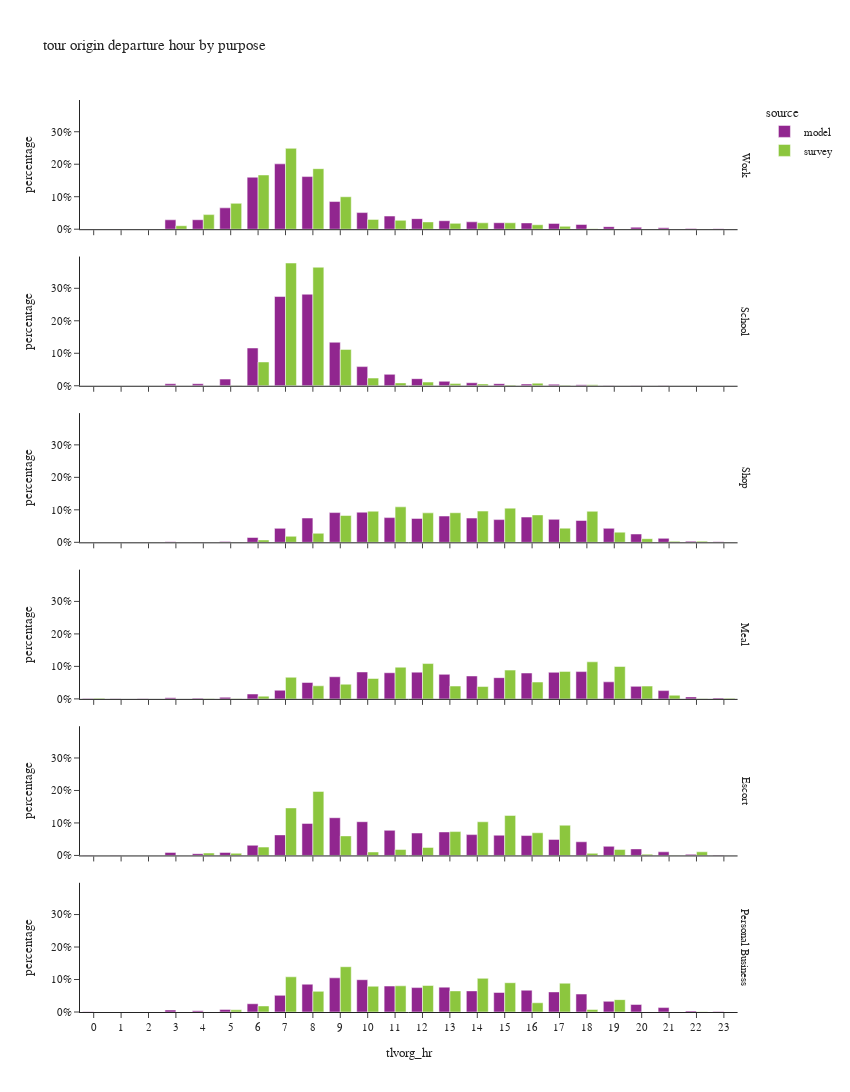

The cell this chart's notebook holds for it:
### Code cell
df_plot = df_tour.groupby(['tlvorg_hr','pdpurp_label','source'])['toexpfac'].agg(sample_count='size', toexpfac='sum').reset_index()
df_plot['percentage'] = df_plot.groupby(['pdpurp_label','source'], group_keys=False)['toexpfac']. \
    apply(lambda x: x / float(x.sum()))

fig = px.bar(df_plot.sort_values(['source','pdpurp_label']),
             x="tlvorg_hr", y="percentage", color="source",barmode="group",
             facet_row='pdpurp_label',
             hover_data=['toexpfac','sample_count'],
             title="tour origin departure hour by purpose")
fig.update_layout(height=1500, width=850)
fig.for_each_annotation(lambda a: a.update(text = a.text.split("=")[-1]))
fig.for_each_xaxis(lambda a: a.update(dict(dtick = 1, categoryorder='category ascending')))
fig.for_each_yaxis(lambda a: a.update(dict(tickformat=".0%")))
fig.show()

### Figure 1 — Plotly figure (JSON) as saved in the notebook; plotly's stock layout.template omitted (floating-point values rounded to 4 significant figures)
{"data": [{"alignmentgroup": "True", "customdata": [[1412.0, 1412.0], [878.0, 878.0], [308.0, 308.0], [45060.0, 45060.0], [45410.0, 45410.0], [102500.0, 102500.0], [249500.0, 249500.0], [313700.0, 313700.0], [252600.0, 252600.0], [132800.0, 132800.0], [79730.0, 79730.0], [63140.0, 63140.0], [50700.0, 50700.0], [40690.0, 40690.0], [35420.0, 35420.0], [31100.0, 31100.0], [30180.0, 30180.0], [27930.0, 27930.0], [22740.0, 22740.0], [12280.0, 12280.0], [9779.0, 9779.0], [6563.0, 6563.0], [2964.0, 2964.0], [2192.0, 2192.0]], "hovertemplate": "source=model<br>pdpurp_label=Work<br>tlvorg_hr=%{x}<br>percentage=%{y}<br>toexpfac=%{customdata[0]}<br>sample_count=%{customdata[1]}<extra></extra>", "legendgroup": "model", "marker": {"color": "#91268F", "pattern": {"shape": ""}}, "name": "model", "offsetgroup": "model", "orientation": "v", "showlegend": true, "textposition": "auto", "type": "bar", "x": [0, 1, 2, 3, 4, 5, 6, 7, 8, 9, 10, 11, 12, 13, 14, 15, 16, 17, 18, 19, 20, 21, 22, 23], "xaxis": "x6", "y": [0.0009054, 0.000563, 0.0001975, 0.0289, 0.02912, 0.06571, 0.16, 0.2012, 0.162, 0.08514, 0.05113, 0.04048, 0.03251, 0.02609, 0.02271, 0.01994, 0.01935, 0.01791, 0.01458, 0.007872, 0.00627, 0.004208, 0.001901, 0.001406], "yaxis": "y6"}, {"alignmentgroup": "True", "customdata": [[0.0, 0.0], [0.0, 0.0], [0.0, 0.0], [3398.0, 3398.0], [3487.0, 3487.0], [11540.0, 11540.0], [65520.0, 65520.0], [154800.0, 154800.0], [158800.0, 158800.0], [75490.0, 75490.0], [33200.0, 33200.0], [19790.0, 19790.0], [12310.0, 12310.0], [7732.0, 7732.0], [5229.0, 5229.0], [3580.0, 3580.0], [2931.0, 2931.0], [2556.0, 2556.0], [1905.0, 1905.0], [565.0, 565.0], [464.0, 464.0], [288.0, 288.0], [0.0, 0.0], [2.0, 2.0]], "hovertemplate": "source=model<br>pdpurp_label=School<br>tlvorg_hr=%{x}<br>percentage=%{y}<br>toexpfac=%{customdata[0]}<br>sample_count=%{customdata[1]}<extra></extra>", "legendgroup": "model", "marker": {"color": "#91268F", "pattern": {"shape": ""}}, "name": "model", "offsetgroup": "model", "orientation": "v", "showlegend": false, "textposition": "auto", "type": "bar", "x": [0, 1, 2, 3, 4, 5, 6, 7, 8, 9, 10, 11, 12, 13, 14, 15, 16, 17, 18, 19, 20, 21, 22, 23], "xaxis": "x5", "y": [0.0, 0.0, 0.0, 0.00603, 0.006187, 0.02048, 0.1163, 0.2747, 0.2817, 0.1339, 0.05892, 0.03512, 0.02184, 0.01372, 0.009279, 0.006353, 0.005201, 0.004535, 0.00338, 0.001003, 0.0008233, 0.000511, 0.0, 3.549e-06], "yaxis": "y5"}, {"alignmentgroup": "True", "customdata": [[327.0, 327.0], [255.0, 255.0], [115.0, 115.0], [1226.0, 1226.0], [900.0, 900.0], [2103.0, 2103.0], [10940.0, 10940.0], [31750.0, 31750.0], [55240.0, 55240.0], [67620.0, 67620.0], [68520.0, 68520.0], [56190.0, 56190.0], [54380.0, 54380.0], [59790.0, 59790.0], [55170.0, 55170.0], [51680.0, 51680.0], [57480.0, 57480.0], [52260.0, 52260.0], [49670.0, 49670.0], [31820.0, 31820.0], [18910.0, 18910.0], [9040.0, 9040.0], [2480.0, 2480.0], [1167.0, 1167.0]], "hovertemplate": "source=model<br>pdpurp_label=Shop<br>tlvorg_hr=%{x}<br>percentage=%{y}<br>toexpfac=%{customdata[0]}<br>sample_count=%{customdata[1]}<extra></extra>", "legendgroup": "model", "marker": {"color": "#91268F", "pattern": {"shape": ""}}, "name": "model", "offsetgroup": "model", "orientation": "v", "showlegend": false, "textposition": "auto", "type": "bar", "x": [0, 1, 2, 3, 4, 5, 6, 7, 8, 9, 10, 11, 12, 13, 14, 15, 16, 17, 18, 19, 20, 21, 22, 23], "xaxis": "x4", "y": [0.0004425, 0.000345, 0.0001556, 0.001659, 0.001218, 0.002846, 0.01481, 0.04297, 0.07475, 0.0915, 0.09272, 0.07603, 0.07358, 0.08091, 0.07466, 0.06992, 0.07777, 0.07071, 0.06721, 0.04305, 0.02559, 0.01223, 0.003356, 0.001579], "yaxis": "y4"}, {"alignmentgroup": "True", "customdata": [[391.0, 391.0], [283.0, 283.0], [95.0, 95.0], [1244.0, 1244.0], [839.0, 839.0], [1868.0, 1868.0], [5720.0, 5720.0], [10130.0, 10130.0], [19240.0, 19240.0], [25960.0, 25960.0], [31580.0, 31580.0], [30660.0, 30660.0], [31380.0, 31380.0], [28770.0, 28770.0], [26880.0, 26880.0], [24900.0, 24900.0], [30320.0, 30320.0], [31170.0, 31170.0], [32000.0, 32000.0], [20000.0, 20000.0], [14680.0, 14680.0], [9703.0, 9703.0], [2340.0, 2340.0], [973.0, 973.0]], "hovertemplate": "source=model<br>pdpurp_label=Meal<br>tlvorg_hr=%{x}<br>percentage=%{y}<br>toexpfac=%{customdata[0]}<br>sample_count=%{customdata[1]}<extra></extra>", "legendgroup": "model", "marker": {"color": "#91268F", "pattern": {"shape": ""}}, "name": "model", "offsetgroup": "model", "orientation": "v", "showlegend": false, "textposition": "auto", "type": "bar", "x": [0, 1, 2, 3, 4, 5, 6, 7, 8, 9, 10, 11, 12, 13, 14, 15, 16, 17, 18, 19, 20, 21, 22, 23], "xaxis": "x3", "y": [0.001026, 0.0007425, 0.0002493, 0.003264, 0.002201, 0.004901, 0.01501, 0.02658, 0.05047, 0.06812, 0.08286, 0.08045, 0.08232, 0.07549, 0.07053, 0.06533, 0.07956, 0.08177, 0.08397, 0.05247, 0.03852, 0.02546, 0.00614, 0.002553], "yaxis": "y3"}, {"alignmentgroup": "True", "customdata": [[238.0, 238.0], [201.0, 201.0], [120.0, 120.0], [5980.0, 5980.0], [3410.0, 3410.0], [5884.0, 5884.0], [19850.0, 19850.0], [40160.0, 40160.0], [62620.0, 62620.0], [73700.0, 73700.0], [65920.0, 65920.0], [49050.0, 49050.0], [43820.0, 43820.0], [45900.0, 45900.0], [40720.0, 40720.0], [39540.0, 39540.0], [38870.0, 38870.0], [31380.0, 31380.0], [26710.0, 26710.0], [17790.0, 17790.0], [12830.0, 12830.0], [7073.0, 7073.0], [2089.0, 2089.0], [1064.0, 1064.0]], "hovertemplate": "source=model<br>pdpurp_label=Escort<br>tlvorg_hr=%{x}<br>percentage=%{y}<br>toexpfac=%{customdata[0]}<br>sample_count=%{customdata[1]}<extra></extra>", "legendgroup": "model", "marker": {"color": "#91268F", "pattern": {"shape": ""}}, "name": "model", "offsetgroup": "model", "orientation": "v", "showlegend": false, "textposition": "auto", "type": "bar", "x": [0, 1, 2, 3, 4, 5, 6, 7, 8, 9, 10, 11, 12, 13, 14, 15, 16, 17, 18, 19, 20, 21, 22, 23], "xaxis": "x2", "y": [0.0003749, 0.0003166, 0.000189, 0.009419, 0.005371, 0.009267, 0.03127, 0.06325, 0.09863, 0.1161, 0.1038, 0.07726, 0.06902, 0.0723, 0.06413, 0.06227, 0.06122, 0.04942, 0.04207, 0.02802, 0.0202, 0.01114, 0.00329, 0.001676], "yaxis": "y2"}, {"alignmentgroup": "True", "customdata": [[176.0, 176.0], [133.0, 133.0], [48.0, 48.0], [2469.0, 2469.0], [1436.0, 1436.0], [3191.0, 3191.0], [10200.0, 10200.0], [20570.0, 20570.0], [34390.0, 34390.0], [42270.0, 42270.0], [39940.0, 39940.0], [32090.0, 32090.0], [30180.0, 30180.0], [30750.0, 30750.0], [26110.0, 26110.0], [24150.0, 24150.0], [26950.0, 26950.0], [24850.0, 24850.0], [22200.0, 22200.0], [13190.0, 13190.0], [9321.0, 9321.0], [5471.0, 5471.0], [1212.0, 1212.0], [535.0, 535.0]], "hovertemplate": "source=model<br>pdpurp_label=Personal Business<br>tlvorg_hr=%{x}<br>percentage=%{y}<br>toexpfac=%{customdata[0]}<br>sample_count=%{customdata[1]}<extra></extra>", "legendgroup": "model", "marker": {"color": "#91268F", "pattern": {"shape": ""}}, "name": "model", "offsetgroup": "model", "orientation": "v", "showlegend": false, "textposition": "auto", "type": "bar", "x": [0, 1, 2, 3, 4, 5, 6, 7, 8, 9, 10, 11, 12, 13, 14, 15, 16, 17, 18, 19, 20, 21, 22, 23], "xaxis": "x", "y": [0.000438, 0.000331, 0.0001195, 0.006145, 0.003574, 0.007941, 0.02538, 0.0512, 0.08558, 0.1052, 0.09939, 0.07987, 0.0751, 0.07654, 0.06498, 0.06009, 0.06707, 0.06185, 0.05524, 0.03282, 0.0232, 0.01362, 0.003016, 0.001331], "yaxis": "y"}, {"alignmentgroup": "True", "customdata": [[0.0, 0.0], [290.0, 1.0], [0.0, 0.0], [14790.0, 21.0], [62330.0, 65.0], [110600.0, 135.0], [231800.0, 369.0], [345800.0, 614.0], [258900.0, 504.0], [138800.0, 292.0], [41930.0, 170.0], [37960.0, 99.0], [31180.0, 106.0], [24950.0, 69.0], [27290.0, 62.0], [27510.0, 50.0], [19080.0, 33.0], [12320.0, 34.0], [1955.0, 10.0], [745.8, 7.0], [270.8, 7.0], [113.8, 3.0], [387.4, 6.0], [235.3, 1.0]], "hovertemplate": "source=survey<br>pdpurp_label=Work<br>tlvorg_hr=%{x}<br>percentage=%{y}<br>toexpfac=%{customdata[0]}<br>sample_count=%{customdata[1]}<extra></extra>", "legendgroup": "survey", "marker": {"color": "#8CC63E", "pattern": {"shape": ""}}, "name": "survey", "offsetgroup": "survey", "orientation": "v", "showlegend": true, "textposition": "auto", "type": "bar", "x": [0, 1, 2, 3, 4, 5, 6, 7, 8, 9, 10, 11, 12, 13, 14, 15, 16, 17, 18, 19, 20, 21, 22, 23], "xaxis": "x6", "y": [0.0, 0.0002088, 0.0, 0.01065, 0.04487, 0.07959, 0.1669, 0.2489, 0.1864, 0.0999, 0.03019, 0.02732, 0.02245, 0.01796, 0.01964, 0.0198, 0.01373, 0.008868, 0.001407, 0.0005368, 0.0001949, 8.192e-05, 0.0002788, 0.0001694], "yaxis": "y6"}, {"alignmentgroup": "True", "customdata": [[0.0, 0.0], [0.0, 0.0], [0.0, 0.0], [0.0, 0.0], [86.69, 1.0], [454.4, 4.0], [35840.0, 28.0], [184800.0, 229.0], [178500.0, 262.0], [54740.0, 55.0], [11580.0, 19.0], [4314.0, 14.0], [5559.0, 9.0], [3239.0, 11.0], [2722.0, 6.0], [1054.0, 4.0], [3913.0, 7.0], [869.4, 5.0], [1514.0, 1.0], [0.0, 0.0], [0.0, 0.0], [0.0, 0.0], [0.0, 0.0], [0.0, 0.0]], "hovertemplate": "source=survey<br>pdpurp_label=School<br>tlvorg_hr=%{x}<br>percentage=%{y}<br>toexpfac=%{customdata[0]}<br>sample_count=%{customdata[1]}<extra></extra>", "legendgroup": "survey", "marker": {"color": "#8CC63E", "pattern": {"shape": ""}}, "name": "survey", "offsetgroup": "survey", "orientation": "v", "showlegend": false, "textposition": "auto", "type": "bar", "x": [0, 1, 2, 3, 4, 5, 6, 7, 8, 9, 10, 11, 12, 13, 14, 15, 16, 17, 18, 19, 20, 21, 22, 23], "xaxis": "x5", "y": [0.0, 0.0, 0.0, 0.0, 0.0001772, 0.0009289, 0.07327, 0.3778, 0.3648, 0.1119, 0.02367, 0.008818, 0.01136, 0.006621, 0.005565, 0.002155, 0.007999, 0.001777, 0.003095, 0.0, 0.0, 0.0, 0.0, 0.0], "yaxis": "y5"}, {"alignmentgroup": "True", "customdata": [[143.5, 1.0], [0.0, 0.0], [570.9, 1.0], [0.0, 0.0], [0.0, 0.0], [776.8, 5.0], [4770.0, 8.0], [12110.0, 36.0], [18150.0, 53.0], [53830.0, 115.0], [62550.0, 163.0], [71300.0, 122.0], [59180.0, 124.0], [59430.0, 135.0], [62760.0, 154.0], [68690.0, 111.0], [55070.0, 110.0], [28440.0, 119.0], [62360.0, 102.0], [20440.0, 89.0], [7282.0, 32.0], [2020.0, 14.0], [2349.0, 7.0], [628.3, 3.0]], "hovertemplate": "source=survey<br>pdpurp_label=Shop<br>tlvorg_hr=%{x}<br>percentage=%{y}<br>toexpfac=%{customdata[0]}<br>sample_count=%{customdata[1]}<extra></extra>", "legendgroup": "survey", "marker": {"color": "#8CC63E", "pattern": {"shape": ""}}, "name": "survey", "offsetgroup": "survey", "orientation": "v", "showlegend": false, "textposition": "auto", "type": "bar", "x": [0, 1, 2, 3, 4, 5, 6, 7, 8, 9, 10, 11, 12, 13, 14, 15, 16, 17, 18, 19, 20, 21, 22, 23], "xaxis": "x4", "y": [0.0002198, 0.0, 0.0008745, 0.0, 0.0, 0.00119, 0.007306, 0.01855, 0.02781, 0.08245, 0.09581, 0.1092, 0.09065, 0.09103, 0.09612, 0.1052, 0.08436, 0.04356, 0.09552, 0.03132, 0.01115, 0.003093, 0.003599, 0.0009624], "yaxis": "y4"}, {"alignmentgroup": "True", "customdata": [[632.6, 1.0], [0.0, 0.0], [0.0, 0.0], [0.0, 0.0], [23.31, 1.0], [46.07, 2.0], [2926.0, 8.0], [23360.0, 20.0], [14130.0, 44.0], [15870.0, 49.0], [22020.0, 57.0], [34250.0, 106.0], [38170.0, 116.0], [13880.0, 61.0], [13340.0, 38.0], [31100.0, 56.0], [18200.0, 57.0], [29710.0, 96.0], [40050.0, 104.0], [34980.0, 55.0], [13820.0, 32.0], [3917.0, 11.0], [64.43, 2.0], [592.3, 2.0]], "hovertemplate": "source=survey<br>pdpurp_label=Meal<br>tlvorg_hr=%{x}<br>percentage=%{y}<br>toexpfac=%{customdata[0]}<br>sample_count=%{customdata[1]}<extra></extra>", "legendgroup": "survey", "marker": {"color": "#8CC63E", "pattern": {"shape": ""}}, "name": "survey", "offsetgroup": "survey", "orientation": "v", "showlegend": false, "textposition": "auto", "type": "bar", "x": [0, 1, 2, 3, 4, 5, 6, 7, 8, 9, 10, 11, 12, 13, 14, 15, 16, 17, 18, 19, 20, 21, 22, 23], "xaxis": "x3", "y": [0.001802, 0.0, 0.0, 0.0, 6.64e-05, 0.0001312, 0.008334, 0.06653, 0.04025, 0.0452, 0.06272, 0.09756, 0.1087, 0.03954, 0.038, 0.08859, 0.05183, 0.08462, 0.1141, 0.09964, 0.03938, 0.01116, 0.0001835, 0.001687], "yaxis": "y3"}, {"alignmentgroup": "True", "customdata": [[0.0, 0.0], [0.0, 0.0], [0.0, 0.0], [0.0, 0.0], [4054.0, 1.0], [3622.0, 8.0], [14010.0, 15.0], [79710.0, 112.0], [107400.0, 150.0], [32800.0, 46.0], [5779.0, 27.0], [9936.0, 23.0], [13460.0, 38.0], [40000.0, 47.0], [56440.0, 72.0], [67080.0, 81.0], [38020.0, 55.0], [50700.0, 53.0], [3507.0, 17.0], [9895.0, 16.0], [2108.0, 8.0], [330.3, 5.0], [6096.0, 5.0], [0.0, 0.0]], "hovertemplate": "source=survey<br>pdpurp_label=Escort<br>tlvorg_hr=%{x}<br>percentage=%{y}<br>toexpfac=%{customdata[0]}<br>sample_count=%{customdata[1]}<extra></extra>", "legendgroup": "survey", "marker": {"color": "#8CC63E", "pattern": {"shape": ""}}, "name": "survey", "offsetgroup": "survey", "orientation": "v", "showlegend": false, "textposition": "auto", "type": "bar", "x": [0, 1, 2, 3, 4, 5, 6, 7, 8, 9, 10, 11, 12, 13, 14, 15, 16, 17, 18, 19, 20, 21, 22, 23], "xaxis": "x2", "y": [0.0, 0.0, 0.0, 0.0, 0.00744, 0.006646, 0.02571, 0.1463, 0.1971, 0.06019, 0.01061, 0.01823, 0.0247, 0.07341, 0.1036, 0.1231, 0.06976, 0.09304, 0.006436, 0.01816, 0.003868, 0.0006061, 0.01119, 0.0], "yaxis": "y2"}, {"alignmentgroup": "True", "customdata": [[0.0, 0.0], [0.0, 0.0], [0.0, 0.0], [0.0, 0.0], [0.0, 0.0], [2325.0, 5.0], [6447.0, 21.0], [37490.0, 62.0], [21980.0, 68.0], [48230.0, 89.0], [27460.0, 93.0], [27890.0, 73.0], [28210.0, 84.0], [22480.0, 86.0], [35850.0, 81.0], [31190.0, 68.0], [9833.0, 53.0], [30680.0, 36.0], [2634.0, 22.0], [13170.0, 15.0], [6.854, 1.0], [29.47, 1.0], [197.4, 1.0], [0.0, 0.0]], "hovertemplate": "source=survey<br>pdpurp_label=Personal Business<br>tlvorg_hr=%{x}<br>percentage=%{y}<br>toexpfac=%{customdata[0]}<br>sample_count=%{customdata[1]}<extra></extra>", "legendgroup": "survey", "marker": {"color": "#8CC63E", "pattern": {"shape": ""}}, "name": "survey", "offsetgroup": "survey", "orientation": "v", "showlegend": false, "textposition": "auto", "type": "bar", "x": [0, 1, 2, 3, 4, 5, 6, 7, 8, 9, 10, 11, 12, 13, 14, 15, 16, 17, 18, 19, 20, 21, 22, 23], "xaxis": "x", "y": [0.0, 0.0, 0.0, 0.0, 0.0, 0.006719, 0.01863, 0.1083, 0.06352, 0.1393, 0.07934, 0.08059, 0.08151, 0.06495, 0.1036, 0.09011, 0.02841, 0.08864, 0.00761, 0.03804, 1.98e-05, 8.516e-05, 0.0005704, 0.0], "yaxis": "y"}], "layout": {"annotations": [{"font": {}, "showarrow": false, "text": "Personal Business", "textangle": 90, "x": 0.98, "xanchor": "left", "xref": "paper", "y": 0.07083, "yanchor": "middle", "yref": "paper"}, {"font": {}, "showarrow": false, "text": "Escort", "textangle": 90, "x": 0.98, "xanchor": "left", "xref": "paper", "y": 0.2425, "yanchor": "middle", "yref": "paper"}, {"font": {}, "showarrow": false, "text": "Meal", "textangle": 90, "x": 0.98, "xanchor": "left", "xref": "paper", "y": 0.4142, "yanchor": "middle", "yref": "paper"}, {"font": {}, "showarrow": false, "text": "Shop", "textangle": 90, "x": 0.98, "xanchor": "left", "xref": "paper", "y": 0.5858, "yanchor": "middle", "yref": "paper"}, {"font": {}, "showarrow": false, "text": "School", "textangle": 90, "x": 0.98, "xanchor": "left", "xref": "paper", "y": 0.7575, "yanchor": "middle", "yref": "paper"}, {"font": {}, "showarrow": false, "text": "Work", "textangle": 90, "x": 0.98, "xanchor": "left", "xref": "paper", "y": 0.9292, "yanchor": "middle", "yref": "paper"}], "barmode": "group", "height": 1500, "legend": {"title": {"text": "source"}, "tracegroupgap": 0}, "title": {"text": "tour origin departure hour by purpose"}, "width": 850, "xaxis": {"anchor": "y", "categoryorder": "category ascending", "domain": [0.0, 0.98], "dtick": 1, "title": {"text": "tlvorg_hr"}}, "xaxis2": {"anchor": "y2", "categoryorder": "category ascending", "domain": [0.0, 0.98], "dtick": 1, "matches": "x", "showticklabels": false}, "xaxis3": {"anchor": "y3", "categoryorder": "category ascending", "domain": [0.0, 0.98], "dtick": 1, "matches": "x", "showticklabels": false}, "xaxis4": {"anchor": "y4", "categoryorder": "category ascending", "domain": [0.0, 0.98], "dtick": 1, "matches": "x", "showticklabels": false}, "xaxis5": {"anchor": "y5", "categoryorder": "category ascending", "domain": [0.0, 0.98], "dtick": 1, "matches": "x", "showticklabels": false}, "xaxis6": {"anchor": "y6", "categoryorder": "category ascending", "domain": [0.0, 0.98], "dtick": 1, "matches": "x", "showticklabels": false}, "yaxis": {"anchor": "x", "domain": [0.0, 0.1417], "tickformat": ".0%", "title": {"text": "percentage"}}, "yaxis2": {"anchor": "x2", "domain": [0.1717, 0.3133], "matches": "y", "tickformat": ".0%", "title": {"text": "percentage"}}, "yaxis3": {"anchor": "x3", "domain": [0.3433, 0.485], "matches": "y", "tickformat": ".0%", "title": {"text": "percentage"}}, "yaxis4": {"anchor": "x4", "domain": [0.515, 0.6567], "matches": "y", "tickformat": ".0%", "title": {"text": "percentage"}}, "yaxis5": {"anchor": "x5", "domain": [0.6867, 0.8283], "matches": "y", "tickformat": ".0%", "title": {"text": "percentage"}}, "yaxis6": {"anchor": "x6", "domain": [0.8583, 1.0], "matches": "y", "tickformat": ".0%", "title": {"text": "percentage"}}}}
